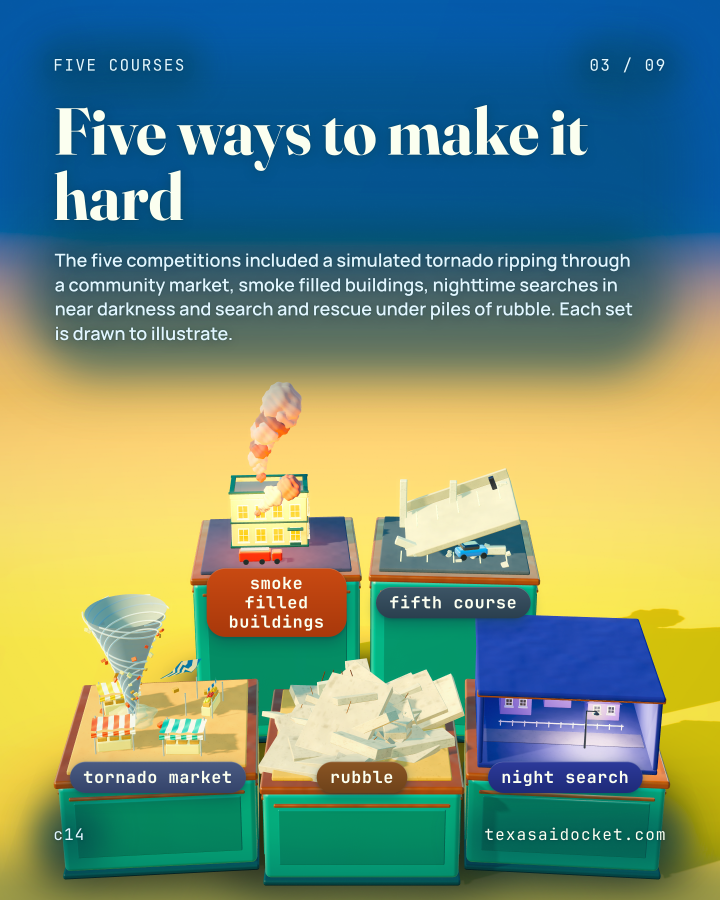
#> input picture runs/carousel/2026-11-21/slide-03.png, 2160 x 2700 px, given in place of slide-01.png, which was not available (shown at 1/3 size)
$ python update_ledgers.py
#> lines starting #> are read from the running program, lines starting #| are printed output that depends on the picture
### scripts/carousel/deck_coherence.py
#!/usr/bin/env python3
"""deck_coherence.py — measure whether the nine RENDERED frames read as one deck.

WHY THIS EXISTS (2026-09-16, owner). "all the slides don't really flow together."

`deck_chassis.py` reads the SOURCE and proves the nine frames were cut from one piece of stock.
This reads the PIXELS and proves they came out that way. Both are needed and neither substitutes
for the other, which is GATE_LESSONS' oldest shape: a rule stated in config, a surface that keeps
its own copy, and nothing in between checking they agree.

WHAT IT MEASURES, and the thresholds are DATA in `config/carousel/deck_coherence.json`, derived
from a corpus rather than chosen:

    value track        each frame's MEDIAN L*, in slide order. Nine numbers, and the deck's
                       whole flow problem lives in the differences between them
    mean adjacent jump the strobe measure. The reference product's median deck moves 2.6 L*
                       between adjacent frames. This product's median deck moved 21.0
    hard cuts          adjacent pairs more than 25 L* apart. Ninety percent of reference decks
                       carry at most one. Not one of this product's nineteen decks did

THE SCORER WAS READING THIS BACKWARDS, which is why it never surfaced. On 2026-09-16 the craft
judge wrote "a genuine value arc (measured 77.8, 77.5, 51.0, 34.1, 45.9, 20.8, 77.5, 43.5, 13.0;
spread 64.8)" and gave the deck credit for it. Frame 6 to frame 7 is a 57 point jump in one
swipe, back to near white from near black, and then down again. That is not an arc, it is a
sawtooth, and the rubric rewarded its amplitude because nothing measured ADJACENCY. A spread is
a property of a set. A deck is a sequence.

WHAT THIS IS NOT. It is not a rule that a deck must be flat. One hard cut is allowed and is the
deck's turn, and the deck says in its storyboard where that turn is, so the cut is a decision
somebody made rather than a thing that happened. Undeclared is a fail even at one.

EXIT CODES
    0  the nine frames read as one deck
    1  a violation, or the checker was called wrongly
    2  the checker itself broke

RUN IT BY EXIT CODE, never by reading the last line.
"""
from __future__ import annotations

import argparse
import json
import re
import sys
from pathlib import Path

REPO_ROOT = Path(__file__).resolve().parents[2]
CONFIG = REPO_ROOT / "config" / "carousel" / "deck_coherence.json"

# The measurement is taken at this size. Small enough that it is the deck's MASSES being
# measured and not its detail, which is the same reason a painter squints at a canvas.
SAMPLE = (216, 270)


def load_config(path: Path = CONFIG) -> dict:
    return json.loads(path.read_text(encoding="utf-8"))["thresholds"]


def median_lstar(path: Path) -> float:
    """A frame's median L*, the value a reader sees when the frame is a thumbnail."""
    import numpy as np
    from PIL import Image

    im = Image.open(path).convert("RGB").resize(SAMPLE)
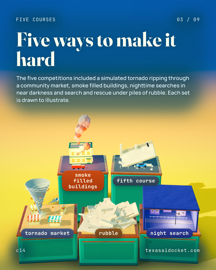
#> im: PIL image 216x270 RGB; mean R, G, B 114.4, 140.8, 120.4
    a = np.asarray(im).astype(np.float64) / 255.0
    lin = np.where(a <= 0.04045, a / 12.92, ((a + 0.055) / 1.055) ** 2.4)
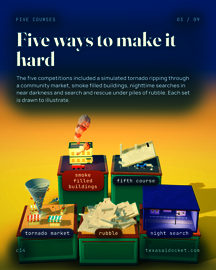
#> lin: shape (270, 216, 3) float64; mean R, G, B 0.344, 0.328, 0.22
    Y = lin[..., 0] * 0.2126 + lin[..., 1] * 0.7152 + lin[..., 2] * 0.0722
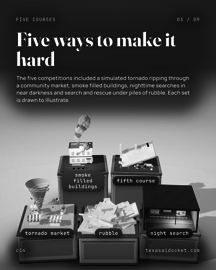
#> Y: shape (270, 216) float64; min 0.0206, max 0.999, mean 0.324
    L = np.where(Y > 0.008856, 116 * np.cbrt(Y) - 16, 903.3 * Y)
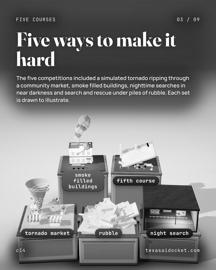
#> L: shape (270, 216) float64; min 15.82, max 99.95, mean 57.2; drawn with min black and max white
    return float(np.median(L))


# [223 lines left out: functions frames_in, declared_cuts, measure, report, self_test, main, not called in this run]


# [6 lines that do not run on import are left out]

### runs/carousel/2026-11-21/update_ledgers.py
#!/usr/bin/env python3
"""update_ledgers.py for 2026-11-21, carousel no. 84. Appends one entry to each variety ledger,
the artwork values measured off the final renders by deck_coherence and layout_check's own
functions, the caption's counts measured off caption.txt. Then ledger_check --derive rewrites the
caption exclusion lists."""
import json, re, sys, subprocess
from pathlib import Path
HERE = Path(__file__).resolve().parent
ROOT = HERE.parents[1] if HERE.parent.name == "out" else HERE.parents[2]
sys.path.insert(0, str(ROOT / "scripts/carousel"))
import deck_coherence as DC, layout_check as LC
from PIL import Image
D, N = "2026-11-21", 84
OUT = ROOT / "out" / D
L = ROOT / "ledger/carousel"
def add(name, entry):
    p = L / f"{name}.json"; t = json.loads(p.read_text())
    t["entries"] = [e for e in t["entries"] if e.get("date") != D] + [entry]
    p.write_text(json.dumps(t, indent=1, ensure_ascii=False) + "\n")
frames = [OUT / "render" / f"slide-{i:02d}.png" for i in range(1, 10)]
#> (the run stopped early here; a loop or call above may not have finished)
